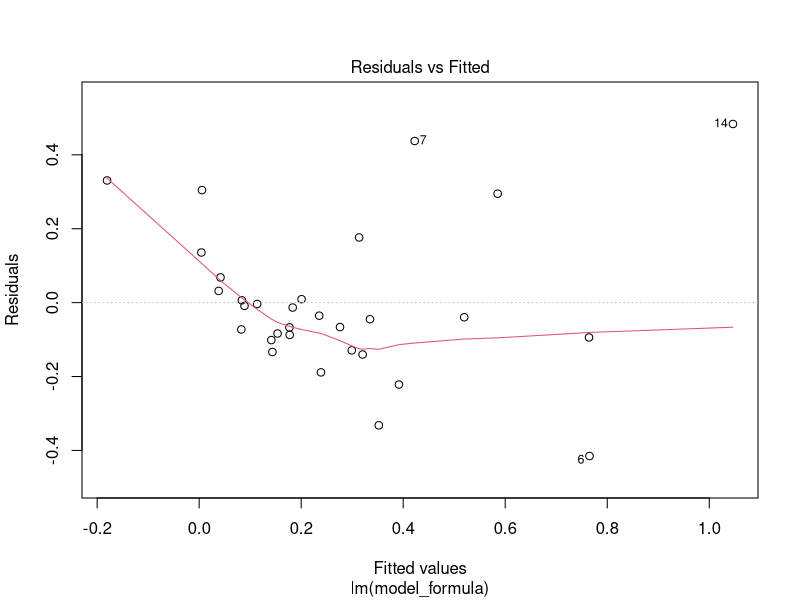
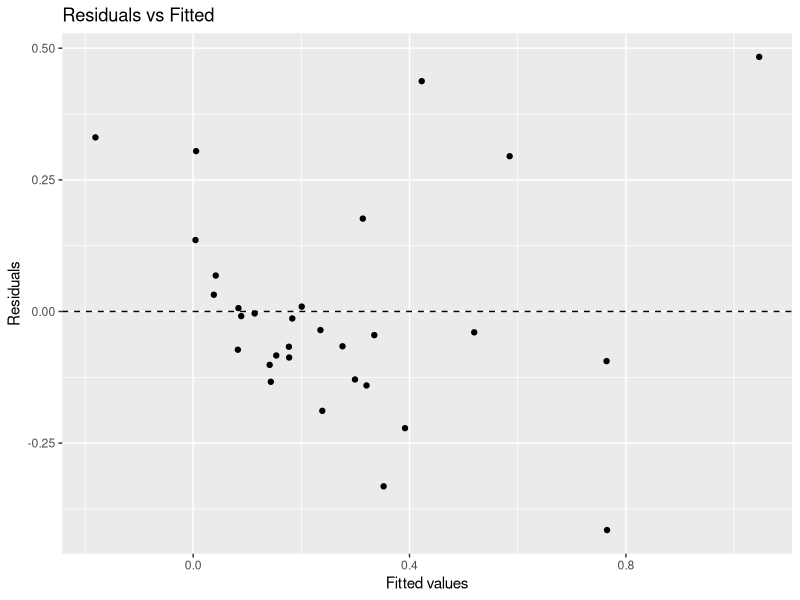
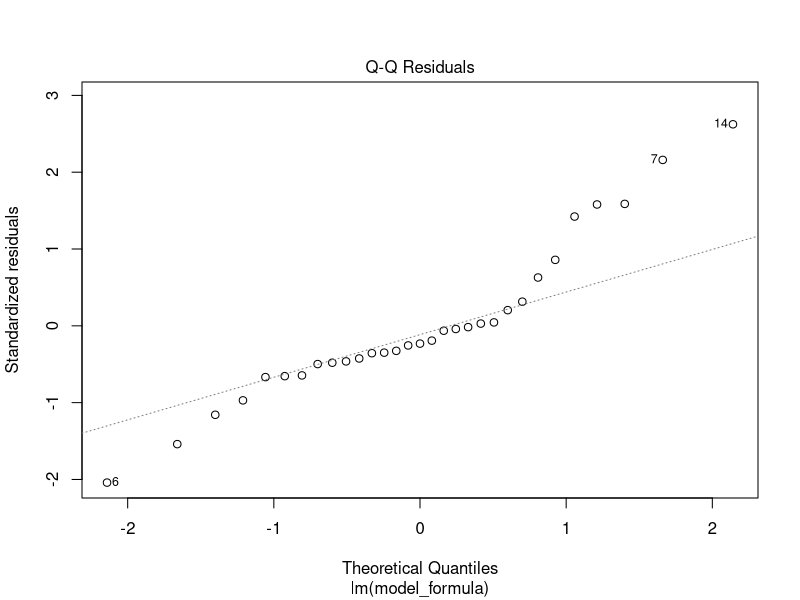
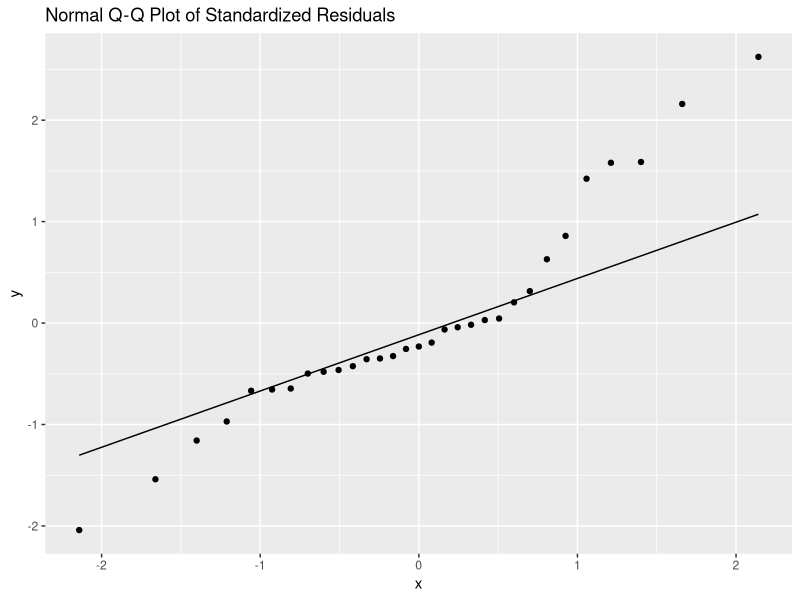
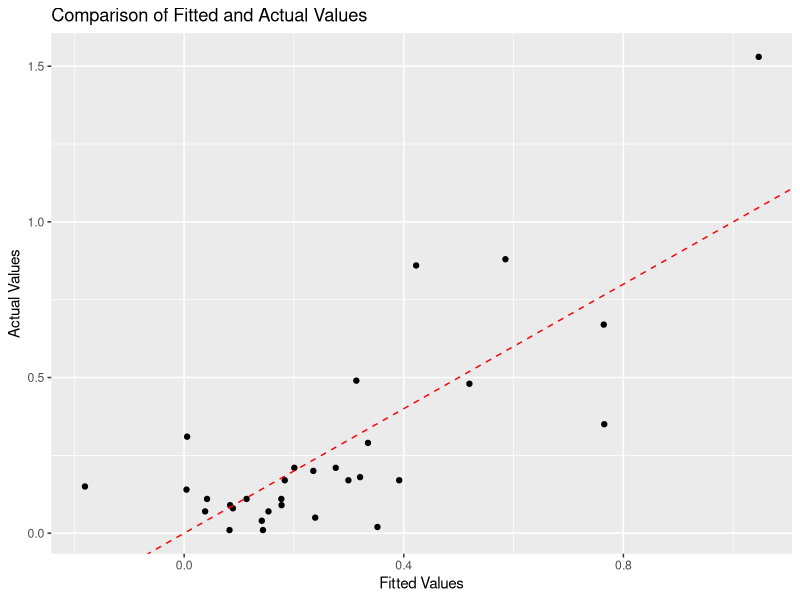
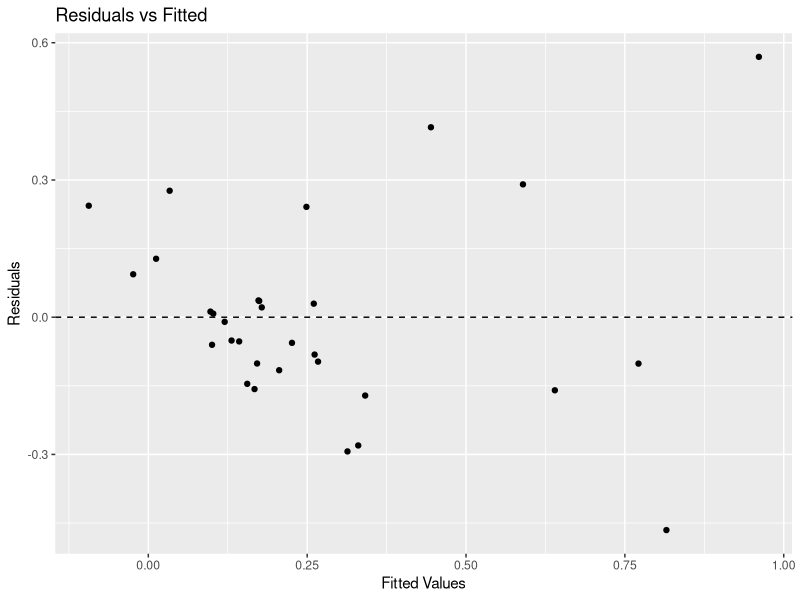
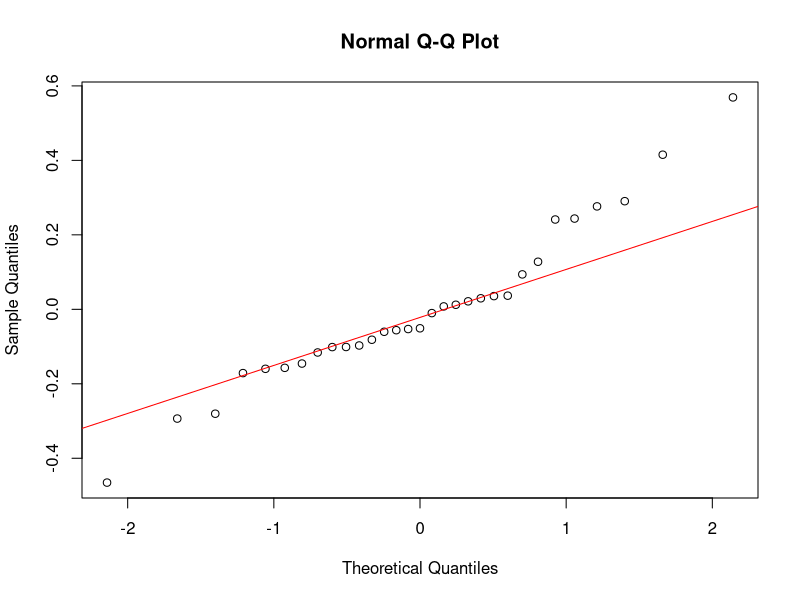
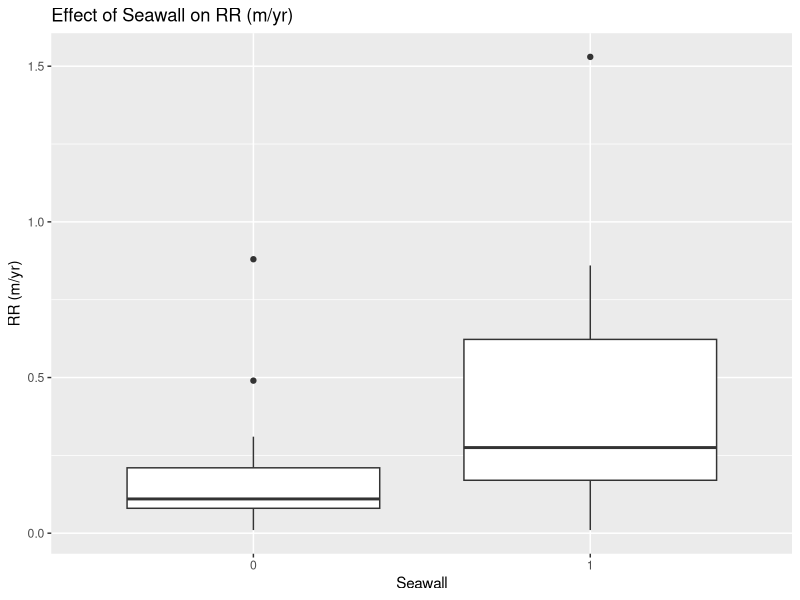

Generate these figures, in order, with R:
## ---- chunk 1
knitr::opts_chunk$set(echo = TRUE)
## ---- chunk 2
library(ggplot2)
library(tidyverse)
## ---- chunk 3
erosion<-read.csv("erosion.csv")
## ---- chunk 4
library(readr)
stan <- function(x) {
  return((x - min(x)) / (max(x) - min(x)))
}
data <- read_csv("erosion.csv")
names(data) <- gsub(" ", "_", names(data))
names(data) <- gsub("\\(", "", names(data))
names(data) <- gsub("\\)", "", names(data))
names(data) <- gsub("/", "_per_", names(data))
names(data) <- gsub("%", "percent", names(data))
if ("RR (m/yr)" %in% names(data)) {
  names(data)[names(data) == "RR (m/yr)"] <- "RR_m_per_yr"
}
numeric_columns <- sapply(data, is.numeric) & names(data) != "RR_m_per_yr"
data[numeric_columns] <- lapply(data[numeric_columns], stan)
predictors <- setdiff(names(data), c("Bluff", "RR_m_per_yr"))
target <- "RR_m_per_yr"
model_formula <- as.formula(paste(target, "~", paste(predictors, collapse = " + ")))
model1 <- lm(model_formula, data = data)
print(summary(model1))
predictions <- predict(model1, data)
mse <- mean((data[[target]] - predictions)^2)
rsquared <- summary(model1)$r.squared
cat("(MSE):", mse, "\n")
cat("R square:", rsquared, "\n")

## ---- chunk 5
plot(model1, which = 1)
ggplot(data, aes_string(x = "fitted(model1)", y = "resid(model1)")) +
  geom_point() +
  geom_hline(yintercept = 0, linetype = "dashed") +
  xlab("Fitted values") +
  ylab("Residuals") +
  ggtitle("Residuals vs Fitted")
plot(model1, which = 2)
ggplot(data, aes_string(sample = "rstandard(model1)")) +
  stat_qq() +
  stat_qq_line() +
  ggtitle("Normal Q-Q Plot of Standardized Residuals")

fitted_values <- fitted(model1)
ggplot(data, aes(x = fitted_values, y = data[[target]])) +
  geom_point() +  # Plot actual vs. fitted values
  geom_abline(slope = 1, intercept = 0, color = "red", linetype = "dashed") +
  xlab("Fitted Values") +
  ylab("Actual Values") +
  ggtitle("Comparison of Fitted and Actual Values")
## ---- chunk 6
stan <- function(x) {
  return((x - min(x)) / (max(x) - min(x)))
}
data <- read_csv("erosionnne15.csv")
names(data) <- gsub(" ", "_", names(data))
names(data) <- gsub("\\(", "", names(data))
names(data) <- gsub("\\)", "", names(data))
names(data) <- gsub("/", "_per_", names(data))
names(data) <- gsub("%", "percent", names(data))
if ("RR (m/yr)" %in% names(data)) {
  names(data)[names(data) == "RR (m/yr)"] <- "RR_m_per_yr"
}
numeric_columns <- sapply(data, is.numeric) & names(data) != "RR_m_per_yr"
data[numeric_columns] <- lapply(data[numeric_columns], stan)
predictors <- setdiff(names(data), c("Bluff", "RR_m_per_yr"))
target <- "RR_m_per_yr"
model_formula <- as.formula(paste(target, "~", paste(predictors, collapse = " + ")))
model2 <- lm(model_formula, data = data)
print(summary(model2))
predictions <- predict(model2, data)
mse <- mean((data[[target]] - predictions)^2)
rsquared <- summary(model2)$r.squared
cat("(MSE):", mse, "\n")
cat("R square:", rsquared, "\n")

## ---- chunk 7
residuals <- residuals(model2)
fitted_values <- fitted(model2)

ggplot() +
  geom_point(aes(x = fitted_values, y = residuals)) +
  geom_hline(yintercept = 0, linetype = "dashed") +
  xlab("Fitted Values") +
  ylab("Residuals") +
  ggtitle("Residuals vs Fitted")

# 2. Q-Q Plot for Normal Distribution of Residuals
qqnorm(residuals)
qqline(residuals, col = "red")
## ---- chunk 8
data <- read.csv("erosion.csv")
data$Seawall <- factor(data$Seawall)
model <- lm(`RR..m.yr.` ~ Seawall, data = data)
summary(model)
ggplot(data, aes(x = Seawall, y = `RR..m.yr.`)) +
  geom_boxplot() +
  labs(title = "Effect of Seawall on RR (m/yr)", x = "Seawall", y = "RR (m/yr)")
